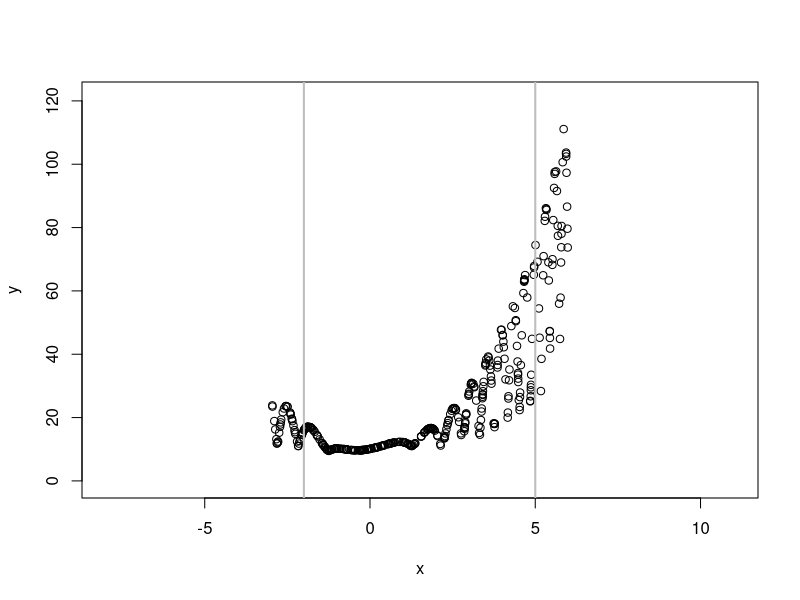

Recreate this plot in R.
fce<-function(x){return(x*x+1)} # Integral from 1 to 10 is 342
fce2<-function(x){return(2*x+5)} # Integral from 0 to 5 is 50
fce3<-function(x){return(x*x*x-3*x*x-3*x+20)} # Integral from -2 to 5 is 127,75
fce4<-function(x){return(5^(2*x))} # Integral from -2 to 5 is 3 033 862
fce5<-function(x){return(abs(2*cos(x^2)*x^2)+sin(2*x)+exp(x)/10+10)} ## romberg to pocita presne

a<--2
b<-5
x<-c(sort(runif(400,a-1,b+1)))
y<-c()
for(i in 1:length(x)){y[i]<-fce5(x[i])}
min(y)

plot(x,y,xlim = c(min(x)-5,max(x)+5),ylim = c(min(y)-10,max(y)+10))
abline(v=a,lwd=2,col="gray")
abline(v=b,lwd=2,col="gray")


#NASTUDOVAT METODA ZLATEHO REZU PRO MIN A MAX FCE

#MC-Monte Carlo

intgAnal<-function(pol,a,b){
  
  intg<-c()
  down<-1
  for(i in (length(pol)):1){
    intg[i]<-pol[i]/down
    down<-down+1
  }
  intg[length(pol)+1]<-0
  
  suma<-0
  sumb<-0
  for(j in 1:length(intg)){
    suma<-(suma)*a+intg[j]
    sumb<-(sumb)*b+ intg[j]
  }
  
  print(sumb-suma)
  return(sumb-suma)
  
}


MCGeo<-function(x,y,a,b,co,n){#vstupni sour x,y; interval a,b, ; uplimimit max(f(x))*co >f(x) should be 1< ; n-pocet nahodnych nastrelu
  xRan<-sort(c(runif(n,a,b)))
  yFun<-kubSplVectorx0(x,y,xRan)
  uplim<-co*max(yFun)
  
  yRan<-c(runif(n,0,(uplim-1)))
  S<-0
  
  for(i in 1:length(xRan)){if(yRan[i]<yFun[i]){S<-S+1}}
  P<-S/n #percentage of points below curve
  print((b-a)*uplim*P)
  return((b-a)*uplim*P)
}

MCMeanY<-function(x,y,a,b,n){#points x,y; interval a,b, ; n number of randomly choosen points from <a,b>
  return(mean(kubSplVectorx0(x,y,c(runif(n,a,b))))*(b-a))
}

simpsonRule<-function(x,y,a,b){
  val<-kubSplVectorx0(x,y,c(a,(a+b)/2,b))
  print(val)
  res<-(b-a)/6*(val[1]+4*val[2]+val[3])
  return(res)
}

f<-function(x){return(sin(x))}

SimpsonRulefce<-function(f,a,b){ #melo bz tam vstoupit n, jako pocet parametru
  return((f(a)+4*f((a+b)/2)+f(b))*(b-a)/6)
}

GaussIntegral3Orig<-function(f,a,b){
  h<-abs(b-a)/2
  fmiddle<-f((a+b)/2)
  fleft<-f((a+b)/2-h*sqrt(3/5))
  fright<-f((a+b)/2+h*sqrt(3/5))
  integral<- h/9*(8*fmiddle + 5*fleft +5*fright)
  return(integral)
}
GaussIntegral3<-function(x,y,a,b){
  h<-abs(b-a)/2
  y123<-kubSplVectorx0(x,y,c((a+b)/2-h*sqrt(3/5),(a+b)/2,(a+b)/2+h*sqrt(3/5)))
  integral<- h/9*(8*y123[2] + 5*y123[1] +5*y123[3])
  #print(integral)
}

RombergovaKvadratura<-function(f,a,b,iter){
  mat<-matrix(nrow = iter,ncol = iter)
  initH=abs(b-a)
  h<-initH/100
  parts<-100
  for(i in 1:iter){
    sum<-0
    begin<-a
    
    for(k in 1:parts){
      sum<-sum+GaussIntegral3Orig(f,begin,(begin+h))
      begin<-begin+h
    }
    mat[i,1]<-sum#naplneni 1. sloupce obsahy s ruznymi kroky
    parts<-parts*2
    h<-h/2
    print(i)
  }
  
  for(j in 2:iter){#pro kazdy dalsi sloupec (1. mam, tazke 2 az pocet iteraci)  
    for(i in 1:(iter+1-j)){
      mat[i,j]<-(4^(j-1)*mat[i+1,j-1]-mat[i,j-1])/(4^(j-1)-1) #pomoci dvou predchozich obsahu spocitam dalsi, s tim ze obsah spocitany pomoci
    } # mensiho kroku ma mnohem vetsi vahu 
    print(j)
  }
  
  j<-c(seq(1,iter,1))
  print(mat-141.3806)
  #print(mat[1,])
  plot(j,print(mat[,1]),type = "b")
   points(j,print(mat[1,]),type = "b",col='red')
  
}
#simpsonRule()
#RombergovaKvadratura(fce5,a,b,12)
#GaussIntegral3Orig(fce5,a,b)
#GaussIntegral3(x,y,a,b)

#print(SimpsonRuleSkvor(f,0,pi))
# vyslGeo<-c()
# vyslMean<-c()
# for(p in 1:4){
  #print((vyslGeo[p]<-MCGeo(x,y,a,b,1.1,800)))
  #print((vyslMean[p]<-MCMeanY(x,y,a,b,8000)))
# }
# meanG<-mean(vyslGeo)
# sdG<-sd(vyslGeo)
# meanM<-mean(vyslMean)
# sdM<-var(vyslMean)
# print(meanG)
# print(sdG)
# print(meanM)
# print(sdM)



#   for(i in 1:10000)
# {
#   xx<-runif(1,0,100)
#   points(xx,f(xx),type='p',col='gold',bg='gold',pch=21,cex=0.5)
#   
# }


